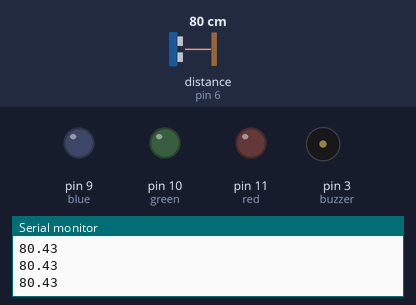
Bench run of a sketch on a simulated Arduino Uno, built with avr-gcc and run on an emulated ATmega328P. On the bench: output pins drawn as LEDs (lit = HIGH), buzzer (waves = sounding), the last lines printed to the serial monitor. Wiring (inferred from the names in the program): ultrasonic range finder: trigger pin 5; echo pin 6. The test bench sets the inputs (shaded band); at power-on: distance to the obstacle (sensor on pin 6) 80 cm. The echo pulse lasts 58.3 µs per cm; pins used as bus, display or sensor lines are not drawn.

Above: at 1.2 s.
1.3 s: distance to the obstacle (sensor on pin 6) set to 17 cm
2.8 s: distance to the obstacle (sensor on pin 6) set to 13 cm
At 3.4 s:
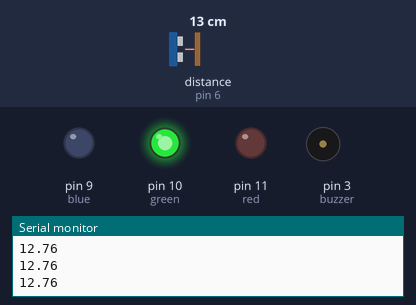
4.3 s: distance to the obstacle (sensor on pin 6) set to 5 cm
5.8 s: distance to the obstacle (sensor on pin 6) set to 2 cm
At 6.8 s:
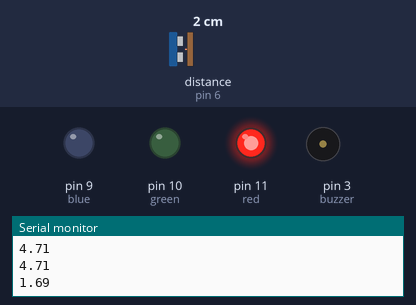
Timing chart, 0 to 9.8 s (numbered marks = the images above; inputs shaded):
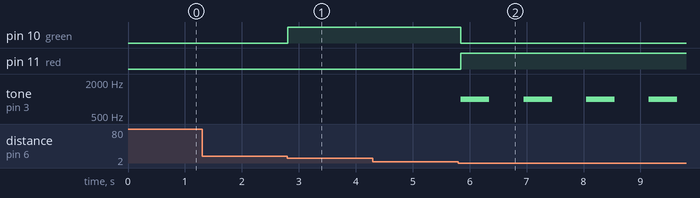

Measured:
- the behaviour switches between 15 and 14 cm on distance to the obstacle (sensor on pin 6) (found by bisection; images 0 and 1)
- the behaviour switches between 4 and 3 cm on distance to the obstacle (sensor on pin 6) (found by bisection; images 1 and 2)
- after the input at 2.8 s, pin 10 (green): LOW → HIGH at once
- after the input at 5.8 s, pin 10 (green): HIGH → LOW after 0.05 s; pin 11 (red): LOW → HIGH after 0.05 s; tone on pin 3 (buzzer): alternates 1000 Hz for 0.50 s and silent for 0.60 s, starting after 0.05 s

The sketch:

VehicleBackupSensor.ino
```cpp
/*VehicleBackupSensor*/

#define TRIG 5
#define ECHO 6
#define blue 9
#define green 10
#define red 11
#define buzzer 3

void setup() {

  Serial.begin(115200);
  pinMode(TRIG, OUTPUT);
  pinMode(ECHO, INPUT);
  pinMode(red, OUTPUT);
  pinMode(green, OUTPUT);
  pinMode(blue, OUTPUT);
  pinMode(buzzer, OUTPUT);

}

void loop() {

  float distance = getDistance();
  Serial.println(distance);
  if(distance < 3 || distance > 807){

    setColor(255, 0, 0); // red
    tone(buzzer, 1000);
    delay(500);
    noTone(buzzer);
    delay(500);

  }else if(distance < 15){

    setColor(0, 255, 0); // green

  }else{

    setColor(0, 0, 0);

  }

   delay(100);

}

void setColor(int r, int g, int b) {

  analogWrite(red, r);
  analogWrite(green, g);
  analogWrite(blue, b);

}


float getDistance() {

  digitalWrite(TRIG, HIGH);
  delayMicroseconds(10);
  digitalWrite(TRIG, LOW);
  long duration = pulseIn(ECHO, HIGH);
  float distance = duration / 58.0;
  return distance;

}
```
